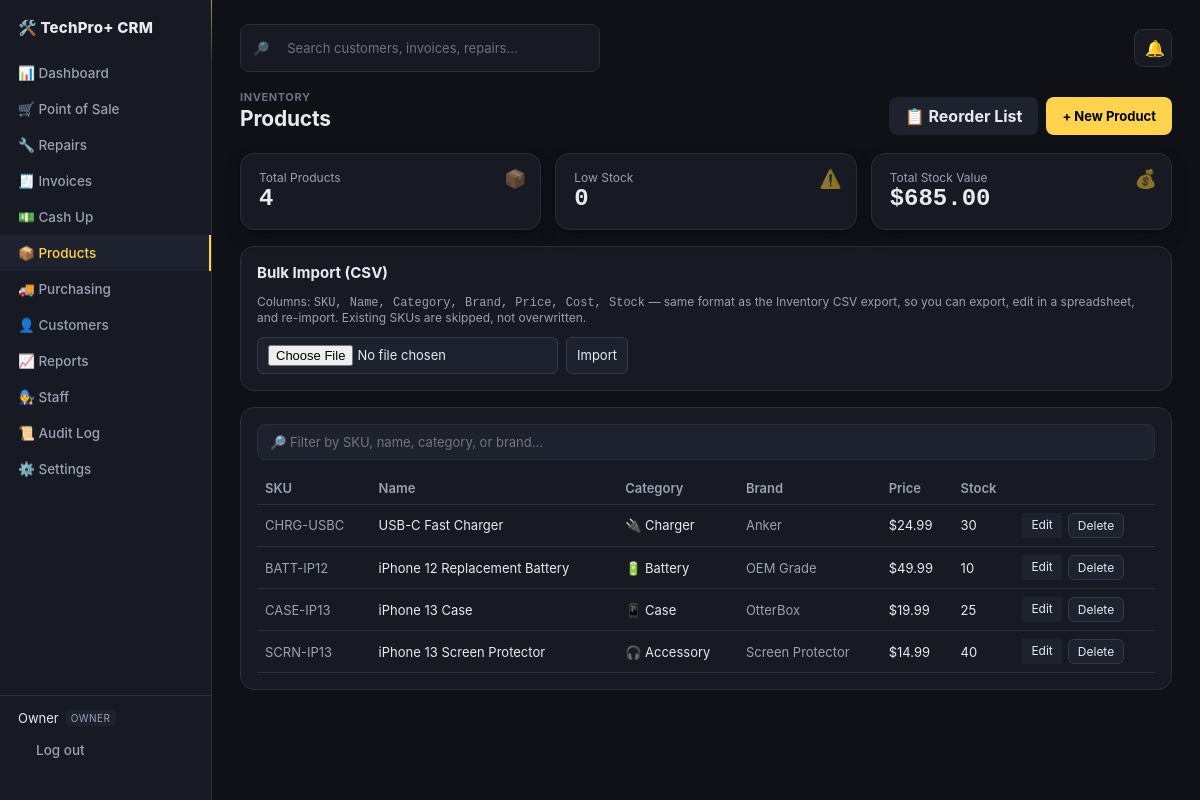
Page /products (signed in) on the committed database.
### app/models.py (models this page shows)
class Staff(Base):
    __tablename__ = "staff"
    id = Column(String, primary_key=True, default=gen_id)
    name = Column(String, nullable=False)
    role = Column(String, nullable=False, default="cashier")  # owner | manager | cashier | technician
    pin_hash = Column(String, nullable=False)
    active = Column(Boolean, default=True)

class Product(Base):
    __tablename__ = "products"
    id = Column(String, primary_key=True, default=gen_id)
    sku = Column(String, unique=True, index=True)
    name = Column(String, nullable=False)
    category = Column(String, default="")
    subcategory = Column(String, default="")  # "Brand" in the UI
    price = Column(Float, default=0)
    cost = Column(Float, default=0)
    stock = Column(Integer, default=0)
    reorder_threshold = Column(Integer, default=5)  # flag for reorder when stock <= this
    reorder_qty = Column(Integer, default=10)        # suggested quantity to reorder

### app/main.py (the view)
@app.get("/products", response_class=HTMLResponse)
def products_list(request: Request, db: Session = Depends(get_db)):
    staff = require_login(request, db)
    if not staff:
        return RedirectResponse("/login", status_code=303)
    products = db.query(Product).order_by(Product.name).all()
    flash = request.session.pop("flash", None)
    low_stock_count = sum(1 for p in products if p.stock <= p.reorder_threshold)
    stock_value = round(sum(p.cost * p.stock for p in products), 2) if role_allowed(staff, "owner", "manager") else None
    return templates.TemplateResponse(request, "products.html", {
        "staff": staff, "products": products, "flash": flash,
        "category_labels": CATEGORY_LABELS, "cat_subcategories": CAT_SUBCATEGORIES,
        "low_stock_count": low_stock_count, "stock_value": stock_value,
    })

### templates/products.html (shortened to what this page needs)
{% extends "base.html" %}
{% block content %}
<div class="page-head">
  <div><div class="eyebrow">Inventory</div><h1>Products</h1></div>
  <div class="quick-actions">
    <a href="/products/reorder" class="btn-secondary" style="padding:9px 16px;border-radius:8px;font-weight:700">📋 Reorder List</a>
    {% if staff.role in ['owner','manager'] %}
    <button type="button" class="btn-primary" style="padding:9px 16px;border-radius:8px;font-weight:700"
      onclick="document.getElementById('new-product-panel').classList.toggle('open')">+ New Product</button>
    {% endif %}
  </div>
</div>
<div class="stat-grid" style="grid-template-columns:repeat({{ 3 if stock_value is not none else 2 }},1fr)">
  <div class="stat-card">
    <span class="stat-icon">📦</span>
    <div class="stat-label">Total Products</div>
    <div class="stat-value">{{ products|length }}</div>
  </div>
  <div class="stat-card">
    <span class="stat-icon">⚠️</span>
    <div class="stat-label">Low Stock</div>
    <div class="stat-value {{ 'text-red' if low_stock_count > 0 else '' }}">{{ low_stock_count }}</div>
  </div>
  {% if stock_value is not none %}
  <div class="stat-card">
    <span class="stat-icon">💰</span>
    <div class="stat-label">Total Stock Value</div>
    <div class="stat-value">${{ "%.2f"|format(stock_value) }}</div>
  </div>
  {% endif %}
</div>
{% if staff.role in ['owner','manager'] %}
<div class="card">
  <h2>Bulk Import (CSV)</h2>
  <p class="text-muted" style="font-size:12px">Columns: <code>SKU, Name, Category, Brand, Price, Cost, Stock</code> — same format as the Inventory CSV export, so you can export, edit in a spreadsheet, and re-import. Existing SKUs are skipped, not overwritten.</p>
  <form method="post" action="/products/import" enctype="multipart/form-data" style="display:flex;gap:8px">
    <input type="file" name="file" accept=".csv" required>
    <button class="btn-secondary">Import</button>
  </form>
</div>
{% endif %}
<div class="card">
  <input type="text" id="product-filter" placeholder="🔎 Filter by SKU, name, category, or brand…"
    style="width:100%;margin-bottom:12px;padding:9px 12px;background:var(--surface2);border:1px solid var(--border);border-radius:8px;color:var(--text)"
    oninput="filterProducts()">
  <table id="product-table">
    <thead><tr><th>SKU</th><th>Name</th><th>Category</th><th>Brand</th><th>Price</th><th>Stock</th><th></th></tr></thead>
    <tbody>
      {% for p in products %}
      <tr data-search="{{ (p.sku ~ ' ' ~ p.name ~ ' ' ~ category_labels.get(p.category, p.category) ~ ' ' ~ (p.subcategory or ''))|lower }}">
        <td class="text-muted">{{ p.sku }}</td>
        <td>{{ p.name }}</td>
        <td>{{ category_labels.get(p.category, p.category) }}</td>
        <td class="text-muted">{{ p.subcategory or '—' }}</td>
        <td>${{ "%.2f"|format(p.price) }}</td>
        <td>
          {% if p.stock <= p.reorder_threshold %}<span class="badge badge-red">{{ p.stock }}</span>
          {% else %}{{ p.stock }}{% endif %}
        </td>
        <td style="display:flex;gap:6px">
          {% if staff.role in ['owner','manager'] %}
          <a href="/products/{{ p.id }}/edit" class="btn-secondary btn-sm">Edit</a>
          <form method="post" action="/products/{{ p.id }}/delete" onsubmit="return confirm('Delete {{ p.name }}?')">
            <button class="btn-secondary btn-sm">Delete</button>
          </form>
          {% else %}
          <span class="text-muted" style="font-size:12px">—</span>
          {% endif %}
        </td>
      </tr>
      {% else %}
      <tr><td colspan="7"><div class="empty-state"><div class="icon">📦</div>No products yet.</div></td></tr>
      {% endfor %}
    </tbody>
  </table>
</div>
{% endblock %}

### templates/base.html (shortened to what this page needs)
<!DOCTYPE html>
<html lang="en">
<head>
<link rel="stylesheet" href="/static/style.css">
</head>
<body>
{% if staff %}
<div class="layout">
  <nav class="sidebar" id="sidebar">
    <div class="brand">🛠️ TechPro+ CRM</div>
    <a href="/" class="{{ 'active' if request.url.path=='/' }}">📊 Dashboard</a>
    <a href="/pos" class="{{ 'active' if request.url.path=='/pos' }}">🛒 Point of Sale</a>
    <a href="/repairs" class="{{ 'active' if request.url.path.startswith('/repairs') }}">🔧 Repairs</a>
    <a href="/invoices" class="{{ 'active' if request.url.path.startswith('/invoices') }}">🧾 Invoices</a>
    <a href="/cashup" class="{{ 'active' if request.url.path=='/cashup' }}">💵 Cash Up</a>
    <a href="/products" class="{{ 'active' if request.url.path=='/products' }}">📦 Products</a>
    {% if staff.role in ['owner','manager'] %}
    <a href="/purchase-orders" class="{{ 'active' if request.url.path.startswith('/purchase-orders') or request.url.path=='/suppliers' }}">🚚 Purchasing</a>
    {% endif %}
    <a href="/customers" class="{{ 'active' if request.url.path.startswith('/customers') }}">👤 Customers</a>
    {% if staff.role in ['owner','manager'] %}
    <a href="/reports" class="{{ 'active' if request.url.path=='/reports' }}">📈 Reports</a>
    <a href="/staff" class="{{ 'active' if request.url.path=='/staff' }}">🧑‍🔧 Staff</a>
    <a href="/audit" class="{{ 'active' if request.url.path=='/audit' }}">📜 Audit Log</a>
    {% endif %}
    {% if staff.role=='owner' %}
    <a href="/settings" class="{{ 'active' if request.url.path=='/settings' }}">⚙️ Settings</a>
    {% endif %}
    <div class="sidebar-footer">
      <div class="staff-pill">{{ staff.name }} <span class="role-badge">{{ staff.role }}</span></div>
      <a href="/logout" class="logout-link">Log out</a>
    </div>
  </nav>
  <main class="content">
    {% if not request.url.path.startswith('/pos') %}
    <div class="util-bar">
      <form action="/search" method="get" class="search-box">
        <span class="search-icon">🔎</span>
        <input type="text" name="q" placeholder="Search customers, invoices, repairs…" value="{{ q or '' }}" autocomplete="off">
      </form>
      <div class="bell-wrap">
        <button class="bell" id="bellBtn" onclick="toggleBell()" aria-label="Notifications">
          🔔<span class="bell-badge" id="bellBadge" style="display:none">0</span>
        </button>
      </div>
    </div>
    {% endif %}
    {% block content %}{% endblock %}
  </main>
</div>
{% else %}
{% block bare_content %}{% endblock %}
{% endif %}
</body>
</html>

### static/style.css (style rules this page uses)
:root { --bg:#0f1117; --surface:#171a23; --surface2:#1e222e; --surface3:#12141c; --border:#2a2f3d; --border2:#343a4a; --text:#e8eaf0; --text2:#9aa1b5; --text3:#6b7286; --accent:#ffd34d; --accent-dim:#8a6d1f; --gold:#ffd34d; --green:#4ade80; --red:#f87171; --blue:#60a5fa; --mono:'SFMono-Regular',Consolas,monospace; --radius-lg:14px; --radius:9px; --radius-sm:6px; --shadow:0 1px 2px rgba(0,0,0,.3),0 8px 24px -12px rgba(0,0,0,.5); --nav-h:56px; --bottom-nav-h:60px; }
* { box-sizing:border-box }
html { -webkit-tap-highlight-color:transparent }
body { margin:0;background:var(--bg);color:var(--text);font-family:-apple-system,BlinkMacSystemFont,"Segoe UI",Roboto,sans-serif;-webkit-font-smoothing:antialiased }
a { color:var(--accent);text-decoration:none }
.layout { display:flex;min-height:100vh }
.sidebar { width:212px;background:var(--surface);border-right:1px solid var(--border);display:flex;flex-direction:column;padding:18px 0;position:relative }
.sidebar::after { content:"";position:absolute;top:0;right:-1px;width:1px;height:64px; background:linear-gradient(180deg,var(--accent),transparent);opacity:.6 }
.sidebar .brand { font-weight:800;padding:0 18px 18px;font-size:15px;letter-spacing:.2px;display:flex;align-items:center;gap:8px }
.sidebar a { display:flex;align-items:center;gap:10px;padding:10px 18px;color:var(--text2);font-size:13.5px;font-weight:500;border-right:2px solid transparent }
.sidebar a.active { color:var(--accent);background:var(--surface2);border-right:2px solid var(--accent) }
.sidebar-footer { margin-top:auto;padding:14px 18px;border-top:1px solid var(--border) }
.staff-pill { font-size:13px;margin-bottom:6px;display:flex;align-items:center;gap:6px }
.role-badge { font-size:10px;background:var(--surface2);padding:2px 6px;border-radius:5px;color:var(--text2);text-transform:uppercase;letter-spacing:.4px }
.logout-link { font-size:12px;color:var(--red) }
.content { flex:1;padding:24px 28px;overflow-y:auto;min-width:0 }
h1 { font-size:21px;margin:0 0 4px;font-weight:700;letter-spacing:-.2px }
h2 { font-size:15px;margin:0 0 10px;font-weight:700 }
.eyebrow { font-size:11px;color:var(--text3);text-transform:uppercase;letter-spacing:.6px;font-weight:700;margin-bottom:2px }
.page-head { display:flex;justify-content:space-between;align-items:flex-end;flex-wrap:wrap;gap:10px;margin-bottom:18px }
.quick-actions { display:flex;gap:8px }
.card { background:var(--surface);border:1px solid var(--border);border-radius:var(--radius-lg);padding:16px;margin-bottom:16px }
table { width:100%;border-collapse:collapse;font-size:13px }
th { text-align:left;color:var(--text2);font-weight:600;padding:8px;border-bottom:1px solid var(--border) }
td { padding:8px;border-bottom:1px solid var(--border) }
input,select,textarea,button { font-family:inherit;font-size:13px;background:var(--surface2);color:var(--text);border:1px solid var(--border2);border-radius:6px;padding:7px 10px }
button { cursor:pointer }
.btn-primary { background:var(--accent);color:#000;font-weight:700;border:none }
.btn-secondary { background:var(--surface2);color:var(--text) }
.btn-sm { padding:4px 9px;font-size:12px }
.stat-value { font-size:22px;font-weight:800;font-family:var(--mono) }
.stat-label { font-size:12px;color:var(--text2) }
.text-muted { color:var(--text2) }
.stat-grid { display:grid;grid-template-columns:repeat(4,1fr);gap:14px;margin-bottom:16px }
.stat-card { background:var(--surface);border:1px solid var(--border);border-radius:var(--radius-lg); padding:16px 18px;box-shadow:var(--shadow);position:relative;overflow:hidden }
.stat-card .stat-icon { position:absolute;top:14px;right:14px;font-size:18px;opacity:.5 }
.stat-value { font-size:24px;font-weight:800;font-family:var(--mono);line-height:1.15 }
.util-bar { display:flex;align-items:center;justify-content:space-between;gap:12px;margin-bottom:18px }
.search-box { display:flex;align-items:center;gap:8px;background:var(--surface);border:1px solid var(--border); border-radius:9px;padding:8px 12px;flex:1;max-width:360px }
.search-box .search-icon { font-size:13px;opacity:.6 }
.search-box input { background:none;border:none;outline:none;color:var(--text);font-size:13px;width:100% }
.search-box input::placeholder { color:var(--text3) }
.bell-wrap { position:relative;flex-shrink:0 }
.bell { background:var(--surface);border:1px solid var(--border);border-radius:9px;width:38px;height:38px; font-size:16px;color:var(--text);cursor:pointer;position:relative }

### rows in the picture
Staff: name "Owner", role "OWNER"
Product: sku "CHRG-USBC", name "USB-C Fast Charger", get "🔌 Charger", subcategory "Anker", price "24.99", stock "30"
Product: sku "BATT-IP12", name "iPhone 12 Replacement Battery", get "🔋 Battery", subcategory "OEM Grade", price "49.99", stock "10"
Product: sku "CASE-IP13", name "iPhone 13 Case", get "📱 Case", subcategory "OtterBox", price "19.99", stock "25"
Product: sku "SCRN-IP13", name "iPhone 13 Screen Protector", get "🎧 Accessory", subcategory "Screen Protector", price "14.99", stock "40"

### other values in the picture
{{ products|length }} "4"
{{ low_stock_count }} "0"
{{ "%.2f"|format(stock_value) }} "685.00"
